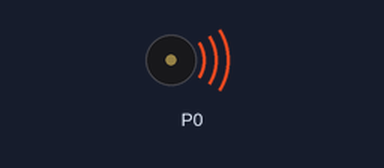
Recording of a program running on a simulated BBC micro:bit (MakeCode). Shown: buzzer (waves = sounding).

Above: at 0.2 s.
At 21.1 s:
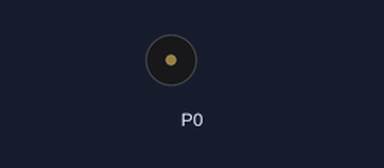
Timing chart, 0 to 24.2 s (numbered marks = the images above):
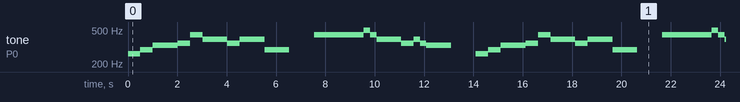

Measured:
- by itself, tone on P0: plays 262 Hz for 0.51 s, 294 Hz for 0.51 s, 330 Hz for 1.0 s, 349 Hz for 0.51 s, 440 Hz for 0.51 s, 392 Hz for 1.0 s … (161 notes in this stretch)

The program:

main.ts
```typescript
basic.forever(function () {
    music.play(music.tonePlayable(262, music.beat(BeatFraction.Whole)), music.PlaybackMode.UntilDone)
    music.play(music.tonePlayable(294, music.beat(BeatFraction.Whole)), music.PlaybackMode.UntilDone)
    music.play(music.tonePlayable(330, music.beat(BeatFraction.Double)), music.PlaybackMode.UntilDone)
    music.play(music.tonePlayable(349, music.beat(BeatFraction.Whole)), music.PlaybackMode.UntilDone)
    music.play(music.tonePlayable(440, music.beat(BeatFraction.Whole)), music.PlaybackMode.UntilDone)
    music.play(music.tonePlayable(392, music.beat(BeatFraction.Double)), music.PlaybackMode.UntilDone)
    music.play(music.tonePlayable(349, music.beat(BeatFraction.Whole)), music.PlaybackMode.UntilDone)
    music.play(music.tonePlayable(392, music.beat(BeatFraction.Double)), music.PlaybackMode.UntilDone)
    music.play(music.tonePlayable(294, music.beat(BeatFraction.Double)), music.PlaybackMode.UntilDone)
    music.rest(music.beat(BeatFraction.Double))
    music.play(music.tonePlayable(440, music.beat(BeatFraction.Whole)), music.PlaybackMode.UntilDone)
    music.play(music.tonePlayable(440, music.beat(BeatFraction.Whole)), music.PlaybackMode.UntilDone)
    music.play(music.tonePlayable(440, music.beat(BeatFraction.Double)), music.PlaybackMode.UntilDone)
    music.play(music.tonePlayable(494, music.beat(BeatFraction.Half)), music.PlaybackMode.UntilDone)
    music.play(music.tonePlayable(440, music.beat(BeatFraction.Half)), music.PlaybackMode.UntilDone)
    music.play(music.tonePlayable(392, music.beat(BeatFraction.Double)), music.PlaybackMode.UntilDone)
    music.play(music.tonePlayable(349, music.beat(BeatFraction.Whole)), music.PlaybackMode.UntilDone)
    music.play(music.tonePlayable(392, music.beat(BeatFraction.Half)), music.PlaybackMode.UntilDone)
    music.play(music.tonePlayable(349, music.beat(BeatFraction.Half)), music.PlaybackMode.UntilDone)
    music.play(music.tonePlayable(330, music.beat(BeatFraction.Double)), music.PlaybackMode.UntilDone)
    music.rest(music.beat(BeatFraction.Double))
    music.play(music.tonePlayable(262, music.beat(BeatFraction.Whole)), music.PlaybackMode.UntilDone)
    music.play(music.tonePlayable(294, music.beat(BeatFraction.Whole)), music.PlaybackMode.UntilDone)
    music.play(music.tonePlayable(330, music.beat(BeatFraction.Double)), music.PlaybackMode.UntilDone)
    music.play(music.tonePlayable(349, music.beat(BeatFraction.Whole)), music.PlaybackMode.UntilDone)
    music.play(music.tonePlayable(440, music.beat(BeatFraction.Whole)), music.PlaybackMode.UntilDone)
    music.play(music.tonePlayable(392, music.beat(BeatFraction.Double)), music.PlaybackMode.UntilDone)
    music.play(music.tonePlayable(349, music.beat(BeatFraction.Whole)), music.PlaybackMode.UntilDone)
    music.play(music.tonePlayable(392, music.beat(BeatFraction.Double)), music.PlaybackMode.UntilDone)
    music.play(music.tonePlayable(294, music.beat(BeatFraction.Double)), music.PlaybackMode.UntilDone)
    music.rest(music.beat(BeatFraction.Double))
    music.play(music.tonePlayable(440, music.beat(BeatFraction.Whole)), music.PlaybackMode.UntilDone)
    music.play(music.tonePlayable(440, music.beat(BeatFraction.Whole)), music.PlaybackMode.UntilDone)
    music.play(music.tonePlayable(440, music.beat(BeatFraction.Double)), music.PlaybackMode.UntilDone)
    music.play(music.tonePlayable(494, music.beat(BeatFraction.Half)), music.PlaybackMode.UntilDone)
    music.play(music.tonePlayable(440, music.beat(BeatFraction.Half)), music.PlaybackMode.UntilDone)
    music.play(music.tonePlayable(392, music.beat(BeatFraction.Double)), music.PlaybackMode.UntilDone)
    music.play(music.tonePlayable(349, music.beat(BeatFraction.Whole)), music.PlaybackMode.UntilDone)
    music.play(music.tonePlayable(392, music.beat(BeatFraction.Half)), music.PlaybackMode.UntilDone)
    music.play(music.tonePlayable(349, music.beat(BeatFraction.Half)), music.PlaybackMode.UntilDone)
    music.play(music.tonePlayable(330, music.beat(BeatFraction.Double)), music.PlaybackMode.UntilDone)
    music.rest(music.beat(BeatFraction.Double))
    music.play(music.tonePlayable(262, music.beat(BeatFraction.Double)), music.PlaybackMode.UntilDone)
    music.play(music.tonePlayable(392, music.beat(BeatFraction.Double)), music.PlaybackMode.UntilDone)
    music.play(music.tonePlayable(349, music.beat(BeatFraction.Whole)), music.PlaybackMode.UntilDone)
    music.play(music.tonePlayable(392, music.beat(BeatFraction.Whole)), music.PlaybackMode.UntilDone)
    music.play(music.tonePlayable(330, music.beat(BeatFraction.Double)), music.PlaybackMode.UntilDone)
    music.play(music.tonePlayable(262, music.beat(BeatFraction.Double)), music.PlaybackMode.UntilDone)
    music.play(music.tonePlayable(392, music.beat(BeatFraction.Double)), music.PlaybackMode.UntilDone)
    music.play(music.tonePlayable(349, music.beat(BeatFraction.Whole)), music.PlaybackMode.UntilDone)
    music.play(music.tonePlayable(440, music.beat(BeatFraction.Double)), music.PlaybackMode.UntilDone)
    music.play(music.tonePlayable(392, music.beat(BeatFraction.Half)), music.PlaybackMode.UntilDone)
    music.play(music.tonePlayable(349, music.beat(BeatFraction.Half)), music.PlaybackMode.UntilDone)
    music.play(music.tonePlayable(330, music.beat(BeatFraction.Double)), music.PlaybackMode.UntilDone)
})
```

test.ts
```typescript
// aquí va el archivo "tests"; esto no se compilará cuando este paquete se utilice como una extensión.
```
